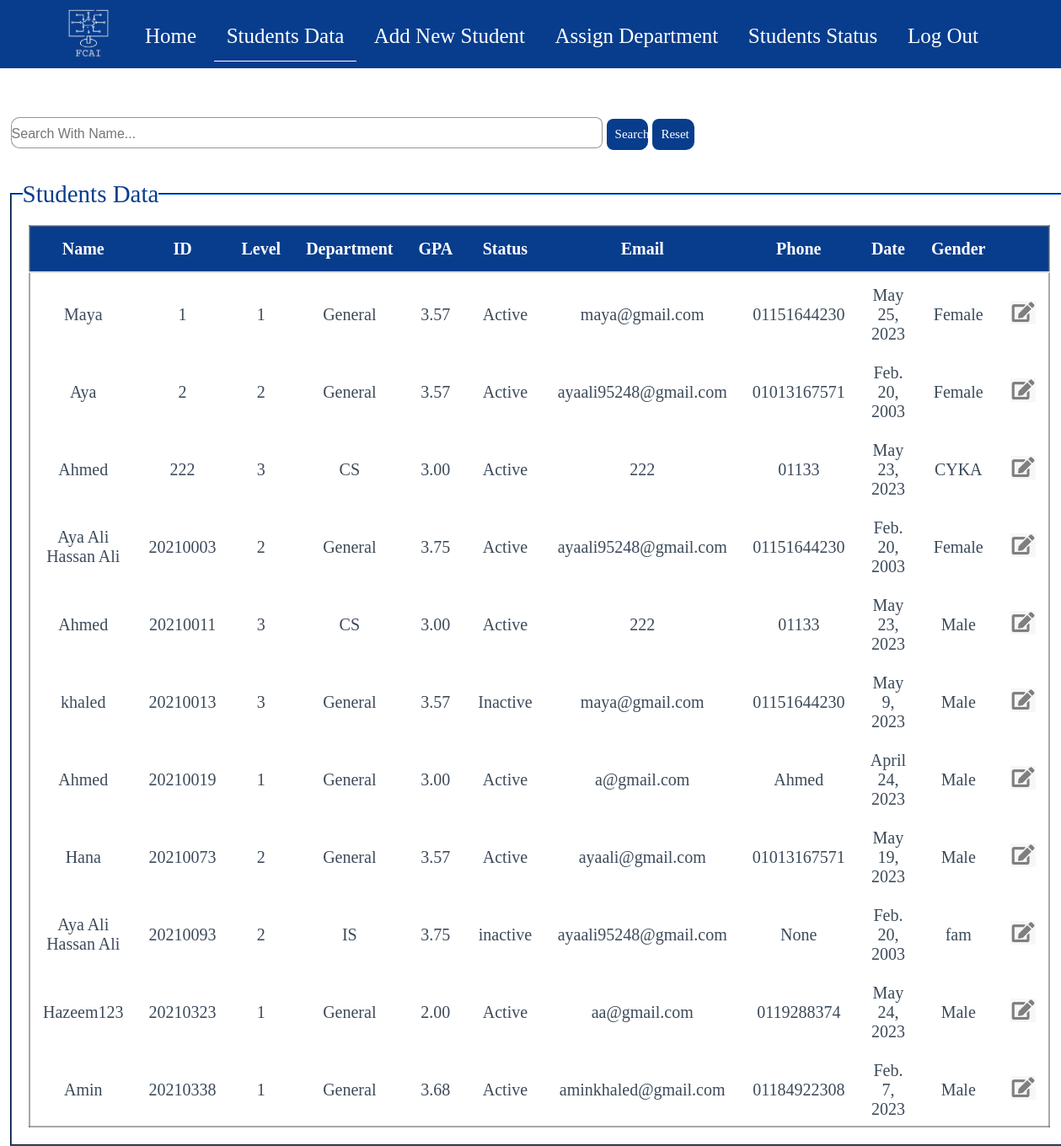
The page /StudentsData/ on the database as committed earlier.
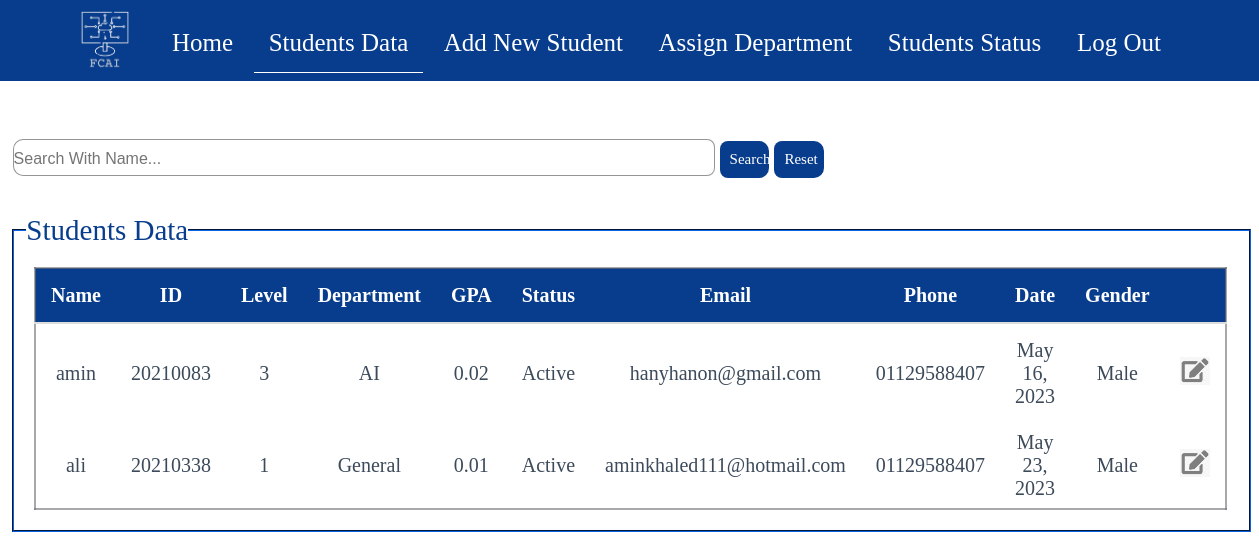
The same page on the database as committed later.
### students/models.py (models this page shows)
class Student(models.Model):
    levels = (
        (1,1),
        (2,2),
        (3,3),
        (4,4),
    )
    departments = (
        ('General','General'),
        ('IS','IS'),
        ('CS','CS'),
        ('IT','IT'),
        ('AI','AI'),
        ('DS','DS'),
    )
    Name = models.CharField(max_length=255 , null = True)
    ID = models.IntegerField(primary_key=True)
    Level = models.IntegerField(null=True , choices=levels)
    Department = models.CharField(max_length=10,default="General",choices=departments)
    GPA = models.DecimalField(max_digits = 3,decimal_places=2,default=0)
    Status = models.CharField(max_length=8,null=True)
    Email = models.CharField(max_length=50,null=True)
    Phone = models.CharField(max_length=11,null=True)
    BirthDate = models.DateField(null=True)
    Gender = models.CharField(max_length=10,null=True,choices=(('Male', 'Male'), ('Female', 'Female')))

### students/views.py (the view)
# urls.py: path('StudentsData/',views.ShowData, name='ShowData'),
def ShowData(request):
    if request.method == 'GET':
        data = Student.objects.all()
        return render(request, 'studentAffairs/StudentsData.html', {'data': data})

### students/templates/studentAffairs/StudentsData.html (shortened to what this page needs)
<!DOCTYPE html>
{% load static %}
{% include 'pageParts/navbar.html' %}
{% block content %}
<html lang="en">
    <head>
    </head>
    <body>
        <br><br>
        <div id="searchbar">
            <input type="text" id="searchB" name="search_field" placeholder="Search With Name...">
            <button type="submit" id="SDatasubmit" >Search</button>
            <button type="reset" id="SDatareset" >Reset</button>
        </div>
        <br>
        <fieldset class="Studentdata-field">
            <legend>Students Data</legend>
            <table >
                <thead>
                    <tr>
                        <th>Name</th>
                        <th>ID</th>
                        <th>Level</th>
                        <th>Department</th>
                        <th>GPA</th>
                        <th>Status</th>
                        <th>Email</th>
                        <th>Phone</th>
                        <th>Date</th>
                        <th>Gender</th>
                        <th></th>
                    </tr>
                </thead>
                <tbody id="SDatadata">
                    {% for item in data %}
                    <tr>
                        <td>{{item.Name}}</td>
                        <td>{{item.ID}}</td>
                        <td>{{item.Level}}</td>
                        <td>{{item.Department}}</td>
                        <td>{{item.GPA}}</td>
                        <td>{{item.Status}}</td>
                        <td>{{item.Email}}</td>
                        <td>{{item.Phone}}</td>
                        <td>{{item.BirthDate}}</td>
                        <td>{{item.Gender}}</td>
                        <td>
                        <a href = "Edit/{{item.ID}}">
                            <img src ="{% static 'images/edit.jpg' %}">
                        </a></td>
                    </tr>
                    {% endfor %}
                </tbody>
            </table>
        </fieldset>
    </body>
</html>
{% endblock content %}

### students/templates/pageParts/navbar.html (shortened to what this page needs)
{% load static %}
<head>
    <link rel="stylesheet" href="{% static 'css/style.css'%}">
</head>
<body>
    <nav id="homeNav">
        <div class="logo">
            <a href= "{% url 'homePage' %}">
                <img src="{% static 'images/logo.png' %}" alt="My Logo">
            </a>
        </div>
        <ul>
            <li><a href= "{% url 'homePage' %}" class="nav-link">Home</a></li>
            <li><a href= "{% url 'ShowData' %}" class="nav-link">Students Data</a></li>
            <li><a href= "{% url 'addStudentPage' %}" class="nav-link">Add New Student</a></li>
            <li><a href= "{% url 'departmentPage' %}" class="nav-link">Assign Department</a></li>
            <li><a href= "{% url 'statusPage' %}" class="nav-link">Students Status</a></li>
            <li><a href= "{% url 'mainPage' %}" class="nav-link">Log Out</a></li>
        </ul>
    </nav>
</body>

### students/static/css/style.css (style rules this page uses)
* { margin: 0; padding: 0; font-size: 20px; }
nav { font-family: Arial, sans-serif; font-size: 50px; background-color: #083d8d; width: 100%; text-align: center; position: relative; }
nav ul { display: inline-block; justify-content: space-between; padding: 8px; margin: 0px; }
nav ul li { display: inline-block; }
nav ul li a { display: inline-block; font-family: "Times New Roman"; font-size: 25px; padding: 15px; text-decoration: none; color: #ffffff; border-bottom: 1px solid #083d8d; }
nav ul li a:hover, nav ul li a.active { border-bottom: 1px solid #fff; }
.Studentdata-field legend { margin-left: 1%; }
#searchbar { margin-left: 1%; margin-top: 1%; margin-bottom: 1%; }
#searchbar button { padding: 10px; border: none; border-top-right-radius: 10px; border-bottom-right-radius: 10px; font-size: 15px; font-weight: 300; background-color: #083d8d; color: white; }
#searchbar input { border: 1px solid #6c6d6eb9; border-width: 1px; border-top-left-radius: 10px; border-bottom-left-radius: 10px; height: 35px; width: 700px; outline: none; }
button[type="submit"] { width: 4%; border-radius: 8px; font-family: "Times New Roman", Times, serif; }
button[type="reset"] { width: 4%; border-radius: 8px; font-family: "Times New Roman", Times, serif; }
table { border-collapse: collapse; border: 2px solid #7172749d; width: 95%; margin: 20px; }
table tr th { padding: 15px; color: #ffffff; border-bottom: 2px solid #ddd; background-color: #083d8d; text-align: center; }
table tr td { padding: 15px; padding-bottom: 8px; text-align: center; color: #3c4a5a; }
table tr td img { width: 30px; }
fieldset { border-color: #083d8d; margin-left: 12px; margin-right: 8px; }
legend { color: #083d8d; font-size: 29px; }
::placeholder { font-size: 16px; }
#searchB { border-radius: 8px; }
.logo { display: inline-block; vertical-align: middle; margin-top: 10px; }
.logo img { height: 60px; width: auto; }

Rows that differ between the two databases and show on the page:
removed Student: Name "Maya", ID "1", Level "1", Department "General", GPA "3.57", Status "Active", Email "maya@gmail.com", Phone "01151644230", BirthDate "May 25, 2023", Gender "Female"
removed Student: Name "Aya", ID "2", Level "2", Department "General", GPA "3.57", Status "Active", Email "ayaali95248@gmail.com", Phone "01013167571", BirthDate "Feb. 20, 2003", Gender "Female"
removed Student: Name "Ahmed", ID "222", Level "3", Department "CS", GPA "3.00", Status "Active", Email "222", Phone "01133", BirthDate "May 23, 2023", Gender "CYKA"
removed Student: Name "Aya Ali Hassan Ali", ID "20210003", Level "2", Department "General", GPA "3.75", Status "Active", Email "ayaali95248@gmail.com", Phone "01151644230", BirthDate "Feb. 20, 2003", Gender "Female"
removed Student: Name "Ahmed", ID "20210011", Level "3", Department "CS", GPA "3.00", Status "Active", Email "222", Phone "01133", BirthDate "May 23, 2023", Gender "Male"
removed Student: Name "khaled", ID "20210013", Level "3", Department "General", GPA "3.57", Status "Inactive", Email "maya@gmail.com", Phone "01151644230", BirthDate "May 9, 2023", Gender "Male"
removed Student: Name "Ahmed", ID "20210019", Level "1", Department "General", GPA "3.00", Status "Active", Email "a@gmail.com", Phone "Ahmed", BirthDate "April 24, 2023", Gender "Male"
removed Student: Name "Hana", ID "20210073", Level "2", Department "General", GPA "3.57", Status "Active", Email "ayaali@gmail.com", Phone "01013167571", BirthDate "May 19, 2023", Gender "Male"
removed Student: Name "Aya Ali Hassan Ali", ID "20210093", Level "2", Department "IS", GPA "3.75", Status "inactive", Email "ayaali95248@gmail.com", Phone "None", BirthDate "Feb. 20, 2003", Gender "fam"
removed Student: Name "Hazeem123", ID "20210323", Level "1", Department "General", GPA "2.00", Status "Active", Email "aa@gmail.com", Phone "0119288374", BirthDate "May 24, 2023", Gender "Male"
added Student: Name "amin", ID "20210083", Level "3", Department "AI", GPA "0.02", Status "Active", Email "hanyhanon@gmail.com", Phone "01129588407", BirthDate "May 16, 2023", Gender "Male"
changed Student "General": Name "Amin" → "ali"; GPA "3.68" → "0.01"; Email "aminkhaled@gmail.com" → "aminkhaled111@hotmail.com"; Phone "01184922308" → "01129588407"; BirthDate "Feb. 7, 2023" → "May 23, 2023"
